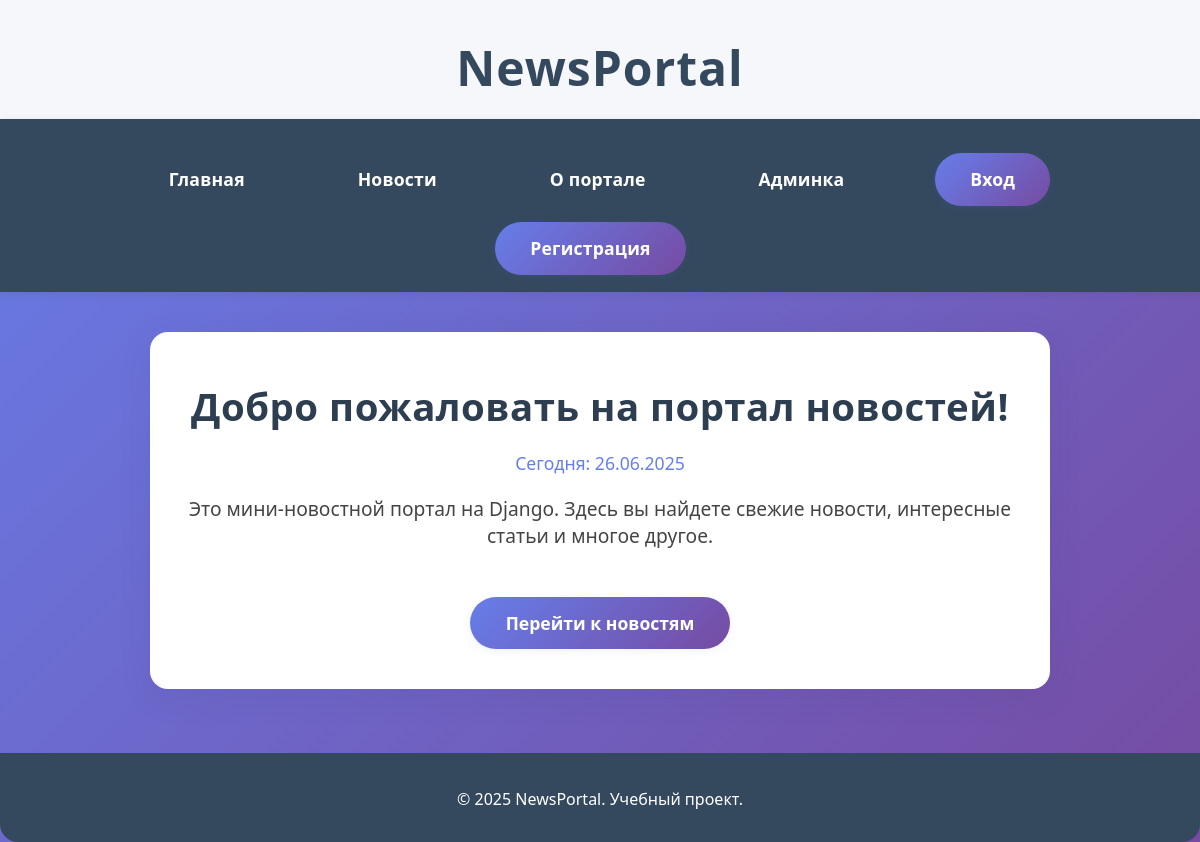
The app's page /, older data.
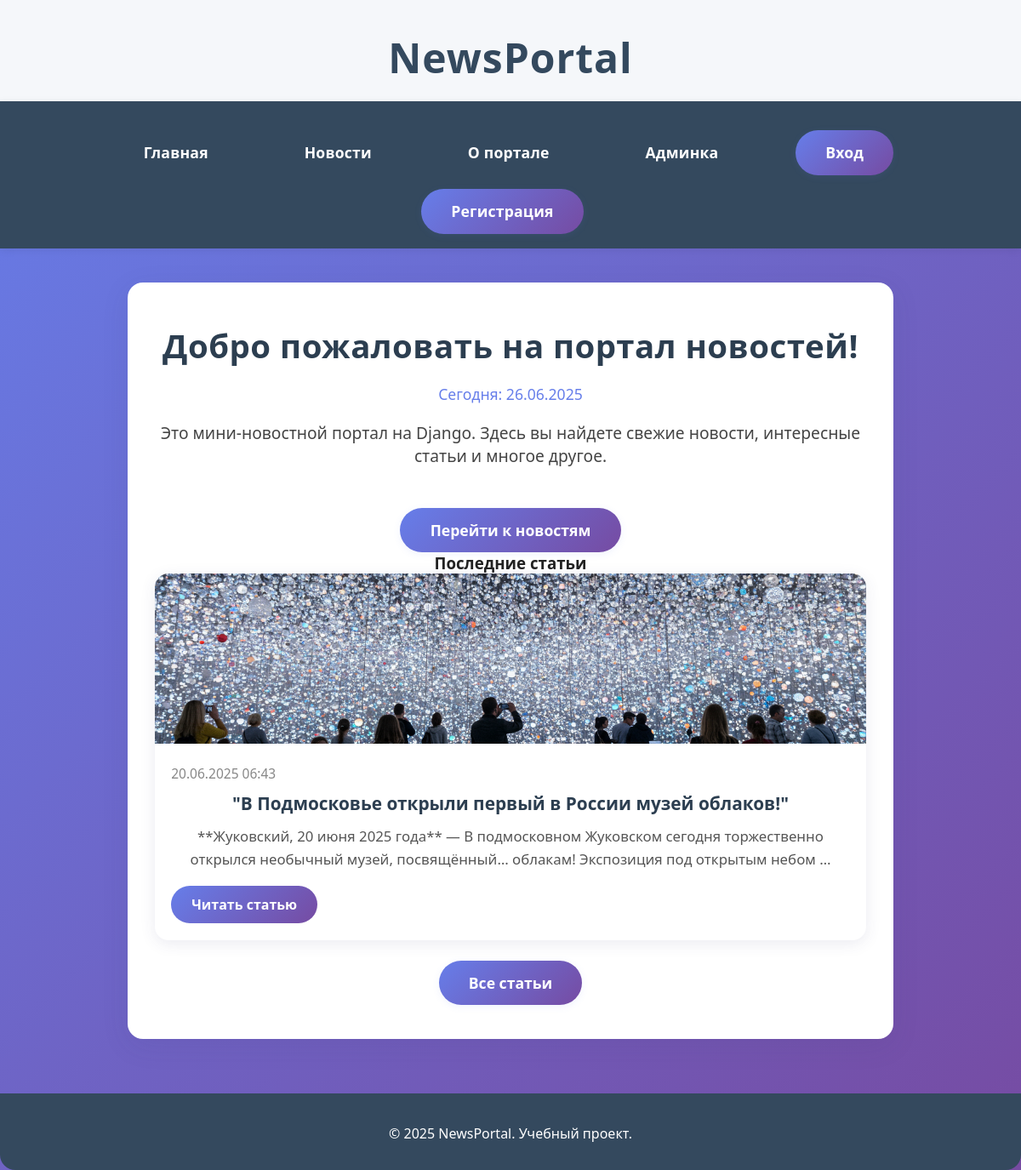
The same page, newer data.
### news/models.py (models this page shows, shortened)
class Article(models.Model):
    title = models.CharField(max_length=200, verbose_name='Заголовок статьи')
    content = models.TextField(verbose_name='Содержимое статьи')
    image = models.ImageField(upload_to='article_images/', null=True, blank=True, verbose_name='Изображение')
    created_at = models.DateTimeField(auto_now_add=True, verbose_name='Дата публикации')

### news/views.py (the view)
# urls.py: path('', HomeView.as_view(), name='home'),
class HomeView(TemplateView):
    template_name = 'home.html'
    def get_context_data(self, **kwargs):
        context = super().get_context_data(**kwargs)
        context['today'] = datetime.now().strftime('%d.%m.%Y')
        context['latest_articles'] = Article.objects.order_by('-created_at')[:3]
        return context

### templates/news/home.html (shortened to what this page needs)
{% extends 'base.html' %}
{% block content %}
<div class="container home-container">
    <h2 class="main-title">Добро пожаловать на портал новостей!</h2>
    <div class="home-meta">Сегодня: <span>{{ today }}</span></div>
    <p class="home-desc">Это мини-новостной портал на Django. Здесь вы найдете свежие новости, интересные статьи и многое другое.</p>
    <a href="/news/" class="main-btn">Перейти к новостям</a>
    {% if latest_articles %}
    <div class="latest-articles-block">
        <h3 class="section-title">Последние статьи</h3>
        <div class="news-grid">
            {% for article in latest_articles %}
                <div class="news-card">
                    {% if article.image %}
                        <img src="{{ article.image.url }}" alt="{{ article.title }}" class="news-image">
                    {% endif %}
                    <div class="news-content">
                        <div class="news-meta">
                            <span>{{ article.created_at|date:"d.m.Y H:i" }}</span>
                        </div>
                        <h4 class="news-title">{{ article.title }}</h4>
                        <p class="news-excerpt">{{ article.content|truncatewords:20 }}</p>
                        <a href="{% url 'article_detail' article.pk %}" class="read-more">Читать статью</a>
                    </div>
                </div>
            {% endfor %}
        </div>
        <a href="{% url 'article_list' %}" class="main-btn" style="margin-top:1.5rem;">Все статьи</a>
    </div>
    {% endif %}
</div>
{% endblock %}

### templates/news/base.html (shortened to what this page needs)
{% load static %}
<!DOCTYPE html>
<html lang="ru">
<head>
    <link rel="stylesheet" href="{% static 'css/style.css' %}">
</head>
<body>
    {% include 'includes/header.html' %}
    {% include 'includes/nav.html' %}
    <main>
        {% block content %}{% endblock %}
    </main>
    {% include 'includes/footer.html' %}
</body>
</html>

### templates/news/includes/header.html
<header>
    <div class="header-content">
        <h1>NewsPortal</h1>
    </div>
</header>

### templates/news/includes/nav.html
<nav>
    <div class="nav-content">
        <a href="/">Главная</a>
        <a href="/news/">Новости</a>
        <a href="/about/">О портале</a>
        <a href="/admin/">Админка</a>
        {% if user.is_authenticated %}
            <a href="/users/profile/" class="main-btn" style="margin-left:2rem;">Профиль</a>
            <form action="/users/logout/" method="post" style="display:inline;">
                {% csrf_token %}
                <button type="submit" class="main-btn" style="margin-left:1rem;">Выйти</button>
            </form>
        {% else %}
            <a href="/users/login/" class="main-btn" style="margin-left:2rem;">Вход</a>
            <a href="/users/register/" class="main-btn" style="margin-left:1rem;">Регистрация</a>
        {% endif %}
    </div>
</nav>

### templates/news/includes/footer.html
<footer>
    <div class="footer-content">
        &copy; 2025 NewsPortal. Учебный проект.
    </div>
</footer>

### static/css/style.css (style rules this page uses)
* { margin: 0; padding: 0; box-sizing: border-box; }
body { font-family: 'Segoe UI', Tahoma, Geneva, Verdana, sans-serif; background: linear-gradient(135deg, #667eea 0%, #764ba2 100%); min-height: 100vh; color: #222; }
.container { background: #fff; border-radius: 18px; box-shadow: 0 8px 32px rgba(60, 60, 120, 0.10); max-width: 900px; margin: 40px auto 32px auto; padding: 2.5rem 2rem; position: relative; }
.home-container, .about-container { text-align: center; padding: 3rem 2rem 2.5rem 2rem; }
.main-title { font-size: 2.4rem; font-weight: 800; color: #2c3e50; margin-bottom: 1.2rem; letter-spacing: 0.5px; }
.home-meta { color: #667eea; font-size: 1.1rem; margin-bottom: 1.2rem; }
.home-desc, .about-desc { font-size: 1.2rem; color: #444; margin-bottom: 2rem; }
.main-btn { display: inline-block; background: linear-gradient(135deg, #667eea 0%, #764ba2 100%); color: #fff; text-decoration: none; padding: 0.9rem 2.2rem; border-radius: 30px; font-size: 1.1rem; font-weight: 700; box-shadow: 0 2px 8px rgba(102,126,234,0.10); transition: background 0.2s, transform 0.2s; margin-top: 1rem; }
header { background: #f5f7fa; box-shadow: none; padding: 2.2rem 0 1.2rem 0; text-align: center; }
header h1 { color: #34495e; font-size: 3rem; font-weight: 800; letter-spacing: 1px; }
nav { background: #34495e; padding: 1.1rem 0; box-shadow: 0 2px 10px rgba(0,0,0,0.07); }
.nav-content { max-width: 1200px; margin: 0 auto; text-align: center; }
nav a { color: #fff; text-decoration: none; margin: 0 2.2rem; padding: 0.5rem 1.2rem; border-radius: 25px; font-weight: 700; font-size: 1.1rem; letter-spacing: 0.2px; transition: background 0.2s, color 0.2s; }
.news-grid { display: grid; grid-template-columns: repeat(auto-fit, minmax(340px, 1fr)); gap: 2.2rem; }
.news-card { background: #fff; border-radius: 16px; overflow: hidden; box-shadow: 0 4px 18px rgba(60, 60, 120, 0.10); transition: transform 0.2s, box-shadow 0.2s; display: flex; flex-direction: column; min-height: 340px; }
.news-image { width: 100%; height: 200px; object-fit: cover; background: #f5f5f5; }
.news-content { padding: 1.5rem 1.2rem 1.2rem 1.2rem; flex: 1 1 auto; display: flex; flex-direction: column; }
.news-title { font-size: 1.3rem; font-weight: 700; color: #2c3e50; margin-bottom: 0.7rem; line-height: 1.3; }
.news-excerpt { color: #555; line-height: 1.6; margin-bottom: 1.1rem; font-size: 1.05rem; }
.news-meta { display: flex; justify-content: space-between; align-items: center; margin-bottom: 0.7rem; font-size: 0.97rem; color: #888; }
.read-more { display: inline-block; background: linear-gradient(135deg, #667eea 0%, #764ba2 100%); color: white; text-decoration: none; padding: 0.7rem 1.5rem; border-radius: 25px; font-weight: 700; font-size: 1rem; margin-top: auto; align-self: flex-start; transition: background 0.2s, transform 0.2s; }
footer { background: #34495e; color: #fff; text-align: center; padding: 2.2rem 0 2rem 0; margin-top: 4rem; border-radius: 0 0 18px 18px; }
.footer-content { max-width: 1200px; margin: 0 auto; padding: 0 2rem; }
.news-card { animation: fadeIn 0.6s ease-out; }

Row changes from the older to the newer data that the page shows:
added Article: image (picture), created_at "20.06.2025 06:43", title "\"В Подмосковье открыли первый в России музей облаков!\"", content "**Жуковский, 20 июня 2025 года** — В подмосковном Жуковском сегодня торжественно открылся необычный музей, посвящённый… облакам! Экспозиция под открытым небом …"
Text that changed along with them:
text now shown: "Последние статьи Все статьи"
